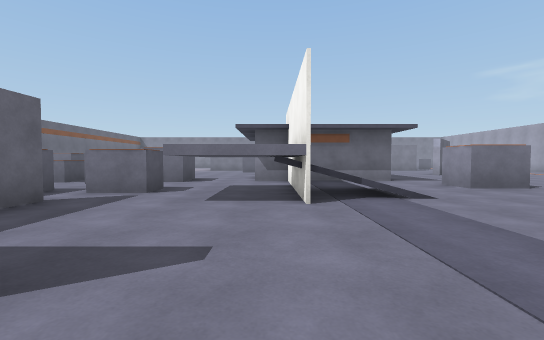
view 1 (above)

24 first-person views from a walk through a scene from a Unity 3-D project. The camera is 1.2 m above the floor, tilts 2° down and sees 90° across. The floor is counted in squares, 2 m on a side. Each view is taken from the middle of a square. On the plan, view 1 faces up. The plan holds only what a view shows up to about 9 squares ahead; the rest is blank. The player character is not drawn. Surface patterns are stand-ins for the level's own textures.

view 2
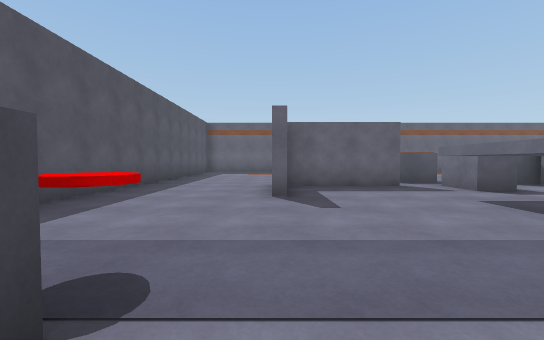

view 3
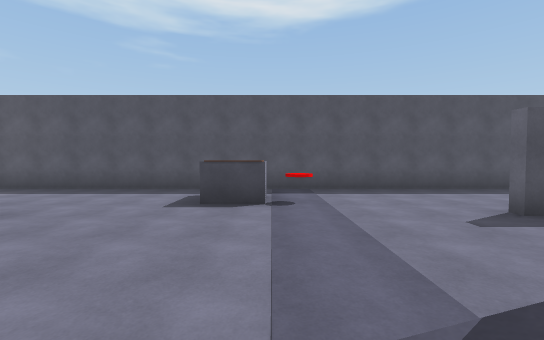

view 4
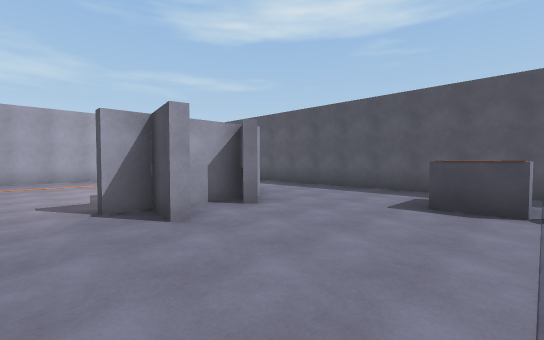

view 5
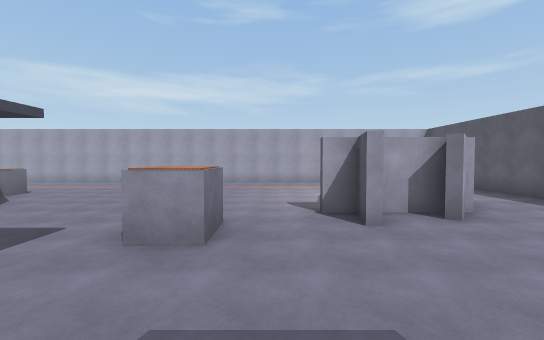

view 6
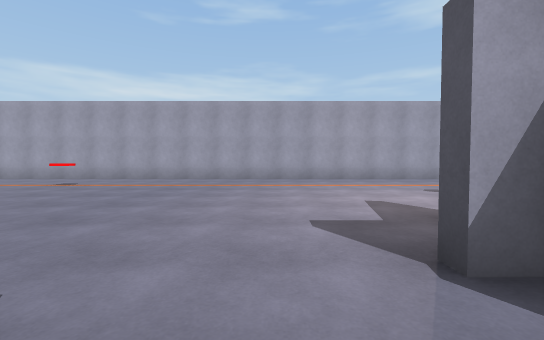

view 7
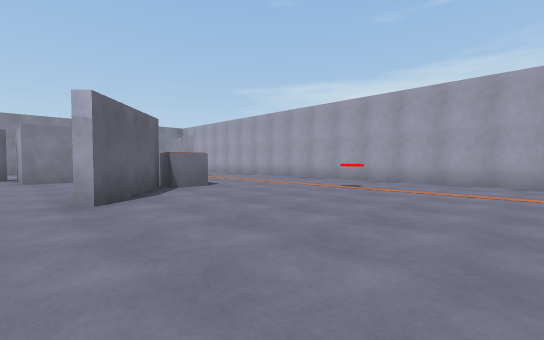

view 8
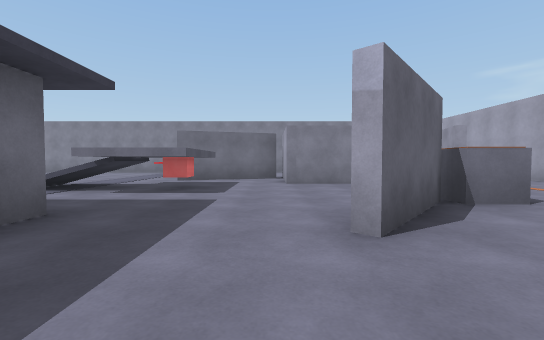

view 9
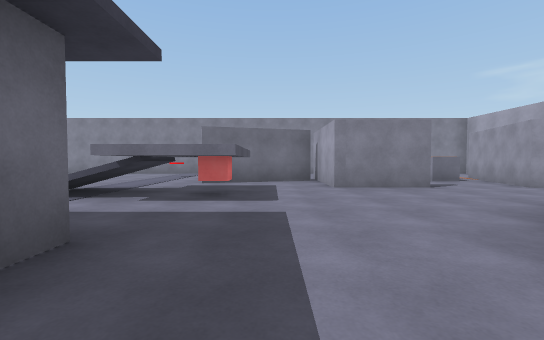

view 10
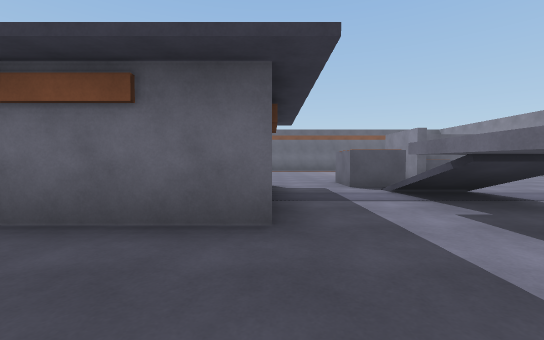

view 11
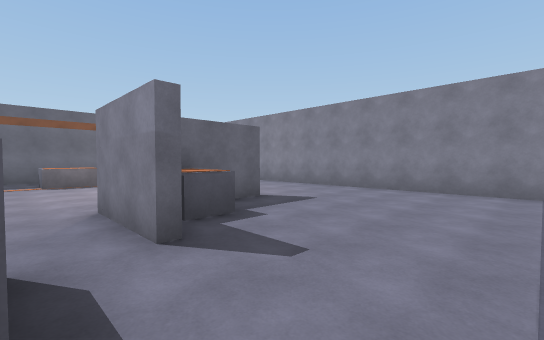

view 12
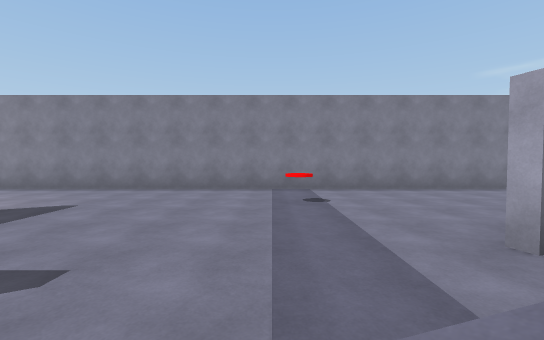

view 13
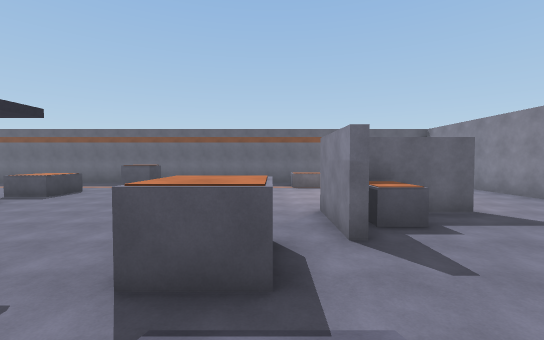

view 14
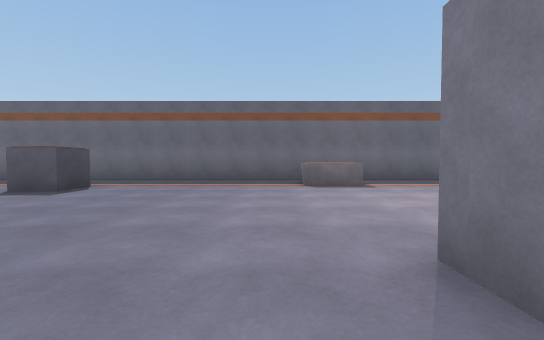

view 15
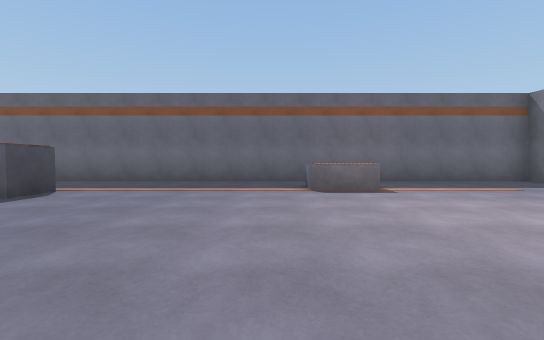

view 16
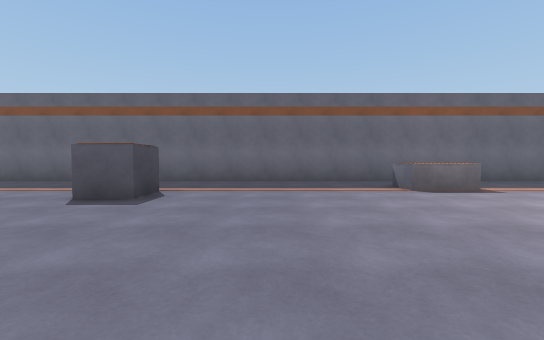

view 17
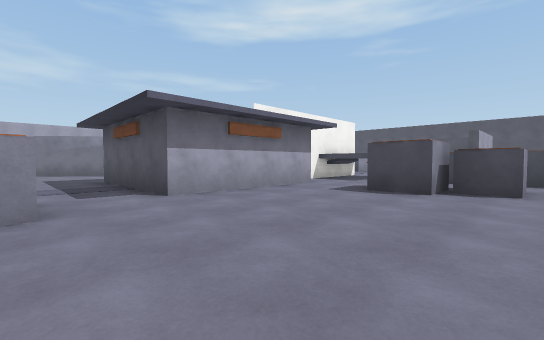

view 18
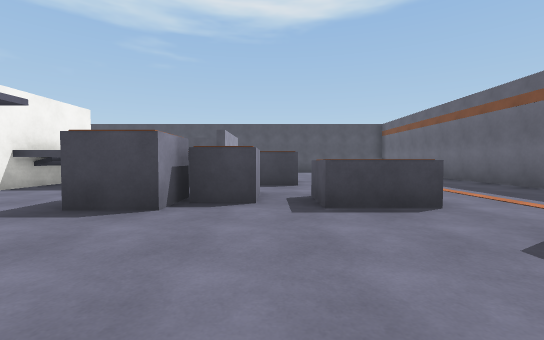

view 19
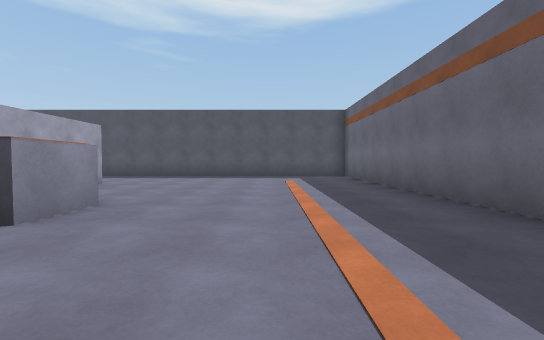

view 20
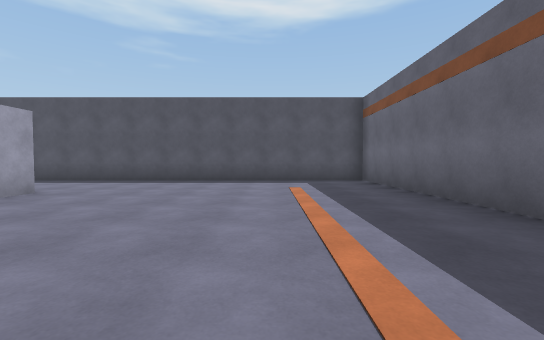

view 21
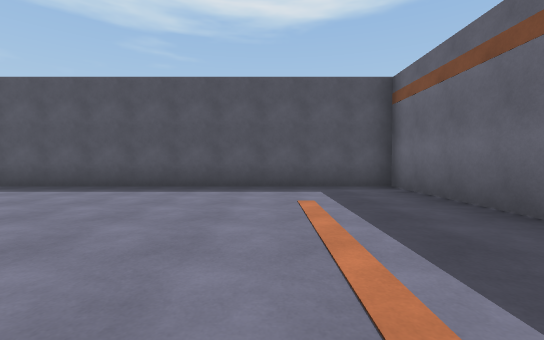

view 22
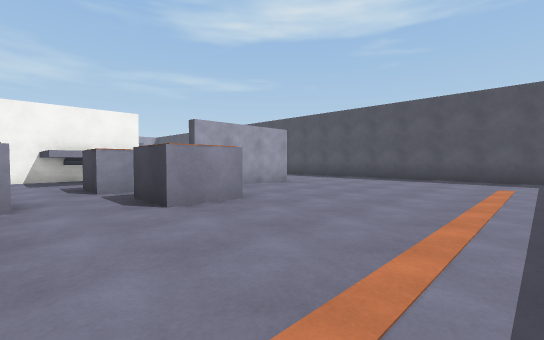

view 23
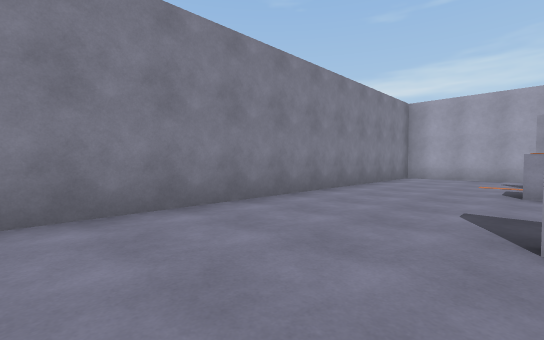

view 24
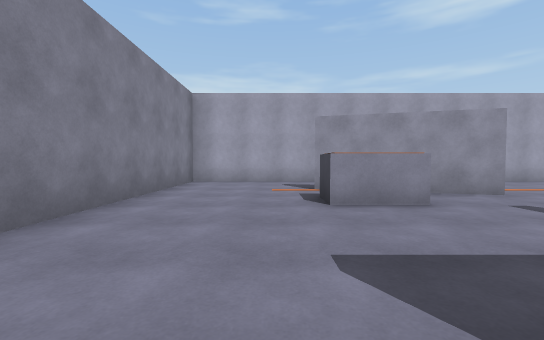

### Floor plan
Key: @ floor where view 1 was taken; # wall or solid block; . floor; / step, stairs or slope; = window, fence, low wall or low ledge; ^ raised ledge; T thing the floor can be seen under or through; O other object.
Columns run from 11 left of view 1 to 14 right of it. Each row starts with its distance up from view 1.
 23 ##  ######################
 22 #.  .....................#
 21 #..  ....................#
 20 #...  .......=...........#
 19 #....  .#.........#..O.#.#
 18 #.....  #......####..O## #
 17 #.O.... O.....##..#...#  #
 16 #.O.....##.... #..##..#
 15 #.........OO//^T........
 14 #.........OO..TT.........#
 13 #..................#O....#
 12 #..........####...##.....#
 11 #..........#  #..........#
 10 #..O.......#  #........=.#
  9 #..........#  #..........#
  8 #...OO.OO..####..........#
  7 #......O....#............#
  6 #.........###...O........#
  5 #.....O.O.##//...........#
  4 #.......#.##......#......#
  3 #.......#........##......#
  2 #.......#........## .=...#
  1 #.......##........#   ...#
  0 #..........@.OO.....    .#
 -1 #............OO......
 -2 #.....................
 -3 ######################

Where each view was taken, in squares from view 1:
view 1: 0 up, 0 right, facing up
view 2: 1 up, 3 right, facing left
view 3: 5 up, 2 right, facing down
view 4: 5 up, 2 right, facing down-right
view 5: 5 up, 1 right, facing right
view 6: 5 up, 5 right, facing right
view 7: 7 up, 6 right, facing up-right
view 8: 9 up, 6 right, facing up
view 9: 10 up, 5 right, facing up
view 10: 12 up, 6 right, facing left
view 11: 15 up, 1 right, facing up-left
view 12: 15 up, 1 right, facing up
view 13: 15 up, 2 right, facing left
view 14: 15 up, 2 left, facing left
view 15: 15 up, 3 left, facing left
view 16: 13 up, 3 left, facing left
view 17: 14 up, 5 left, facing down-right
view 18: 12 up, 5 left, facing down
view 19: 8 up, 8 left, facing down
view 20: 6 up, 8 left, facing down
view 21: 4 up, 8 left, facing down
view 22: 7 up, 9 left, facing down-right
view 23: 19 up, 4 right, facing up-right
view 24: 20 up, 6 right, facing right
